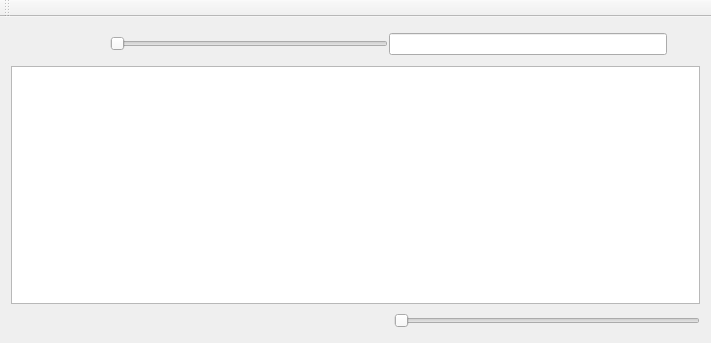
<?xml version="1.0" encoding="UTF-8"?>
<ui version="4.0">
 <class>MainWindow</class>
 <widget class="QMainWindow" name="MainWindow">
  <property name="geometry">
   <rect>
    <x>0</x>
    <y>0</y>
    <width>711</width>
    <height>343</height>
   </rect>
  </property>
  <property name="windowTitle">
   <string>MainWindow</string>
  </property>
  <widget class="QWidget" name="centralWidget">
   <layout class="QVBoxLayout" name="verticalLayout">
    <item>
     <layout class="QHBoxLayout" name="horizontalLayout">
      <property name="spacing">
       <number>1</number>
      </property>
      <item>
       <widget class="QPushButton" name="prevButton">
        <property name="minimumSize">
         <size>
          <width>32</width>
          <height>32</height>
         </size>
        </property>
        <property name="maximumSize">
         <size>
          <width>32</width>
          <height>32</height>
         </size>
        </property>
        <property name="text">
         <string/>
        </property>
        <property name="icon">
         <iconset resource="icons.qrc">
          <normaloff>:/icons/dark/gtk-media-next-rtl.png</normaloff>:/icons/dark/gtk-media-next-rtl.png</iconset>
        </property>
        <property name="iconSize">
         <size>
          <width>20</width>
          <height>20</height>
         </size>
        </property>
        <property name="flat">
         <bool>true</bool>
        </property>
       </widget>
      </item>
      <item>
       <widget class="QPushButton" name="tooglePlayingButton">
        <property name="minimumSize">
         <size>
          <width>32</width>
          <height>32</height>
         </size>
        </property>
        <property name="maximumSize">
         <size>
          <width>32</width>
          <height>32</height>
         </size>
        </property>
        <property name="text">
         <string/>
        </property>
        <property name="icon">
         <iconset resource="icons.qrc">
          <normaloff>:/icons/dark/gtk-media-play-ltr.png</normaloff>:/icons/dark/gtk-media-play-ltr.png</iconset>
        </property>
        <property name="iconSize">
         <size>
          <width>40</width>
          <height>40</height>
         </size>
        </property>
        <property name="flat">
         <bool>true</bool>
        </property>
       </widget>
      </item>
      <item>
       <widget class="QPushButton" name="nextButton">
        <property name="minimumSize">
         <size>
          <width>32</width>
          <height>32</height>
         </size>
        </property>
        <property name="maximumSize">
         <size>
          <width>32</width>
          <height>32</height>
         </size>
        </property>
        <property name="text">
         <string/>
        </property>
        <property name="icon">
         <iconset resource="icons.qrc">
          <normaloff>:/icons/dark/gtk-media-next-ltr.png</normaloff>:/icons/dark/gtk-media-next-ltr.png</iconset>
        </property>
        <property name="iconSize">
         <size>
          <width>20</width>
          <height>20</height>
         </size>
        </property>
        <property name="flat">
         <bool>true</bool>
        </property>
       </widget>
      </item>
      <item>
       <widget class="QSlider" name="seekSlider">
        <property name="orientation">
         <enum>Qt::Horizontal</enum>
        </property>
       </widget>
      </item>
      <item>
       <widget class="QLineEdit" name="lineEdit"/>
      </item>
      <item>
       <widget class="QPushButton" name="toolButton">
        <property name="minimumSize">
         <size>
          <width>32</width>
          <height>32</height>
         </size>
        </property>
        <property name="maximumSize">
         <size>
          <width>32</width>
          <height>32</height>
         </size>
        </property>
        <property name="text">
         <string/>
        </property>
        <property name="icon">
         <iconset resource="icons.qrc">
          <normaloff>:/icons/dark/gear.png</normaloff>:/icons/dark/gear.png</iconset>
        </property>
        <property name="iconSize">
         <size>
          <width>20</width>
          <height>20</height>
         </size>
        </property>
        <property name="flat">
         <bool>true</bool>
        </property>
       </widget>
      </item>
     </layout>
    </item>
    <item>
     <widget class="QTableWidget" name="musicWidget"/>
    </item>
    <item>
     <layout class="QHBoxLayout" name="horizontalLayout_2">
      <item>
       <widget class="QPushButton" name="shuffButton">
        <property name="maximumSize">
         <size>
          <width>32</width>
          <height>32</height>
         </size>
        </property>
        <property name="text">
         <string/>
        </property>
        <property name="icon">
         <iconset resource="icons.qrc">
          <normaloff>:/icons/dark/shuffle.png</normaloff>:/icons/dark/shuffle.png</iconset>
        </property>
        <property name="iconSize">
         <size>
          <width>32</width>
          <height>32</height>
         </size>
        </property>
        <property name="checkable">
         <bool>true</bool>
        </property>
        <property name="flat">
         <bool>true</bool>
        </property>
       </widget>
      </item>
      <item>
       <widget class="QPushButton" name="repeatButton">
        <property name="maximumSize">
         <size>
          <width>32</width>
          <height>32</height>
         </size>
        </property>
        <property name="text">
         <string/>
        </property>
        <property name="icon">
         <iconset resource="icons.qrc">
          <normaloff>:/icons/dark/repeat.png</normaloff>:/icons/dark/repeat.png</iconset>
        </property>
        <property name="iconSize">
         <size>
          <width>32</width>
          <height>32</height>
         </size>
        </property>
        <property name="checkable">
         <bool>true</bool>
        </property>
        <property name="flat">
         <bool>true</bool>
        </property>
       </widget>
      </item>
      <item>
       <spacer name="horizontalSpacer">
        <property name="orientation">
         <enum>Qt::Horizontal</enum>
        </property>
        <property name="sizeHint" stdset="0">
         <size>
          <width>40</width>
          <height>20</height>
         </size>
        </property>
       </spacer>
      </item>
      <item>
       <widget class="QSlider" name="volumeSlider">
        <property name="maximum">
         <number>100</number>
        </property>
        <property name="orientation">
         <enum>Qt::Horizontal</enum>
        </property>
       </widget>
      </item>
     </layout>
    </item>
   </layout>
  </widget>
  <widget class="QMenuBar" name="menuBar">
   <property name="geometry">
    <rect>
     <x>0</x>
     <y>0</y>
     <width>711</width>
     <height>20</height>
    </rect>
   </property>
  </widget>
  <widget class="QToolBar" name="mainToolBar">
   <attribute name="toolBarArea">
    <enum>TopToolBarArea</enum>
   </attribute>
   <attribute name="toolBarBreak">
    <bool>false</bool>
   </attribute>
  </widget>
 </widget>
 <layoutdefault spacing="6" margin="11"/>
 <resources>
  <include location="icons.qrc"/>
 </resources>
 <connections/>
</ui>
